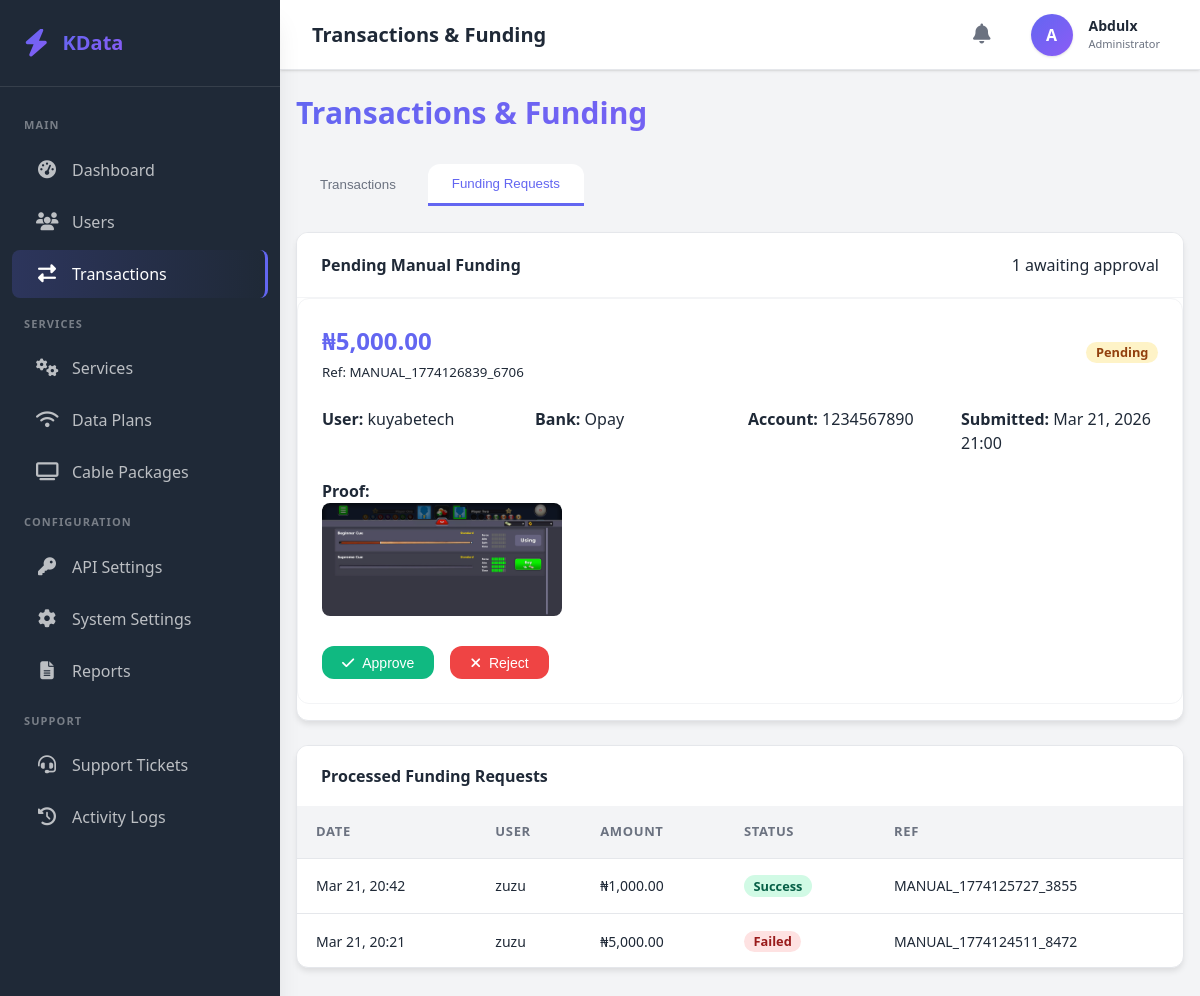
The page /admin/transactions.php?tab=funding (signed in) on the database its author committed.
### tables this page shows
CREATE TABLE `funding_requests` (
  `id` int(11) NOT NULL,
  `user_id` int(11) NOT NULL,
  `wallet_id` int(11) DEFAULT NULL,
  `reference` varchar(100) NOT NULL,
  `amount` decimal(15,2) NOT NULL,
  `fee` decimal(15,2) DEFAULT '0.00',
  `total` decimal(10,2) DEFAULT NULL,
  `currency` varchar(10) DEFAULT 'NGN',
  `payment_method` varchar(50) NOT NULL,
  `payment_gateway` varchar(50) DEFAULT NULL,
  `payment_reference` varchar(100) DEFAULT NULL,
  `gateway_response` text,
  `status` enum('pending','processing','success','failed','cancelled') DEFAULT 'pending',
  `paid_at` datetime DEFAULT NULL,
  `expires_at` datetime DEFAULT NULL,
  `metadata` json DEFAULT NULL,
  `ip_address` varchar(45) DEFAULT NULL,
  `user_agent` text,
  `created_at` timestamp NOT NULL DEFAULT CURRENT_TIMESTAMP,
  `updated_at` timestamp NOT NULL DEFAULT CURRENT_TIMESTAMP ON UPDATE CURRENT_TIMESTAMP,
  `payment_details` text,
  `bank_name` varchar(255) NOT NULL,
  `account_name` varchar(255) NOT NULL,
  `account_number` varchar(50) NOT NULL,
  `deposit_slip` varchar(255) NOT NULL
);

CREATE TABLE `users` (
  `id` int(11) NOT NULL,
  `username` varchar(50) NOT NULL,
  `email` varchar(100) NOT NULL,
  `phone` varchar(15) NOT NULL,
  `password` varchar(255) NOT NULL,
  `first_name` varchar(50) DEFAULT NULL,
  `last_name` varchar(50) DEFAULT NULL,
  `address` text,
  `city` varchar(50) DEFAULT NULL,
  `state` varchar(50) DEFAULT NULL,
  `country` varchar(50) DEFAULT 'Nigeria',
  `wallet_balance` decimal(15,2) DEFAULT '0.00',
  `bonus_balance` decimal(15,2) DEFAULT '0.00',
  `referral_code` varchar(20) DEFAULT NULL,
  `referred_by` int(11) DEFAULT NULL,
  `email_verified` tinyint(1) DEFAULT '0',
  `phone_verified` tinyint(1) DEFAULT '0',
  `email_verified_at` datetime DEFAULT NULL,
  `phone_verified_at` datetime DEFAULT NULL,
  `two_factor_enabled` tinyint(1) DEFAULT '0',
  `two_factor_secret` varchar(255) DEFAULT NULL,
  `two_factor_backup_codes` text,
  `role` enum('user','admin','super_admin') DEFAULT 'user',
  `status` enum('active','suspended','banned','pending') DEFAULT 'pending',
  `last_login` datetime DEFAULT NULL,
  `last_ip` varchar(45) DEFAULT NULL,
  `login_attempts` int(11) DEFAULT '0',
  `locked_until` datetime DEFAULT NULL,
  `avatar` varchar(255) DEFAULT NULL,
  `created_at` timestamp NOT NULL DEFAULT CURRENT_TIMESTAMP,
  `updated_at` timestamp NOT NULL DEFAULT CURRENT_TIMESTAMP ON UPDATE CURRENT_TIMESTAMP,
  `deleted_at` timestamp NULL DEFAULT NULL,
  `reset_token` varchar(255) DEFAULT NULL,
  `reset_expires` datetime DEFAULT NULL
);

### includes/functions.php (called while the page is built, shortened)
<?php
function format_money($amount) {
    return CURRENCY . number_format($amount, 2);
}
?>

### admin/transactions.php (the view, shortened to what this page needs)
<?php
require_once '../includes/functions.php';
$db = db();
try {
    $col_check = $db->query("
        SELECT COUNT(*) as cnt
        FROM INFORMATION_SCHEMA.COLUMNS
        WHERE TABLE_SCHEMA = DATABASE()
          AND TABLE_NAME = 'transactions'
          AND COLUMN_NAME = 'wallet_id'
    ");
    $col_exists = $col_check->fetch_assoc()['cnt'] ?? 0;
    if (!$col_exists) {
        $db->query("ALTER TABLE transactions ADD COLUMN wallet_id INT UNSIGNED NULL AFTER user_id");
        error_log("[AUTO-FIX] Added wallet_id column to transactions");
    } else {
        $null_check = $db->query("
            SELECT IS_NULLABLE
            FROM INFORMATION_SCHEMA.COLUMNS
            WHERE TABLE_SCHEMA = DATABASE()
              AND TABLE_NAME = 'transactions'
              AND COLUMN_NAME = 'wallet_id'
        ");
        $is_nullable = $null_check->fetch_assoc()['IS_NULLABLE'] ?? 'NO';
        if ($is_nullable === 'NO') {
            $db->query("SET FOREIGN_KEY_CHECKS = 0");
            $fk = $db->query("
                SELECT CONSTRAINT_NAME
                FROM INFORMATION_SCHEMA.KEY_COLUMN_USAGE
                WHERE TABLE_SCHEMA = DATABASE()
                  AND TABLE_NAME = 'transactions'
                  AND COLUMN_NAME = 'wallet_id'
                  AND REFERENCED_TABLE_NAME IS NOT NULL
            ")->fetch_assoc();
            if ($fk) {
                $db->query("ALTER TABLE transactions DROP FOREIGN KEY `{$fk['CONSTRAINT_NAME']}`");
            }
            $db->query("ALTER TABLE transactions MODIFY wallet_id INT UNSIGNED NULL");
            try {
                $db->query("
                    ALTER TABLE transactions
                    ADD CONSTRAINT fk_tx_wallet
                    FOREIGN KEY (wallet_id) REFERENCES wallets(id) ON DELETE SET NULL
                ");
            } catch (Exception $e) {
                error_log("FK re-add skipped: " . $e->getMessage());
            }
            $db->query("SET FOREIGN_KEY_CHECKS = 1");
        }
    }
} catch (Exception $e) {
    error_log("wallet_id auto-fix failed: " . $e->getMessage());
}
$tab = $_GET['tab'] ?? 'transactions';
$pendingFunding = [];
try {
    $pendingFunding = $db->query("
        SELECT fr.*, u.username
        FROM funding_requests fr
        JOIN users u ON fr.user_id = u.id
        WHERE fr.status = 'pending'
        ORDER BY fr.created_at DESC
    ")->fetch_all(MYSQLI_ASSOC) ?? [];
} catch (Exception $e) {
    error_log("Pending funding query failed");
}
$fundingHistory = [];
try {
    $fundingHistory = $db->query("
        SELECT fr.*, u.username
        FROM funding_requests fr
        JOIN users u ON fr.user_id = u.id
        WHERE fr.status != 'pending'
        ORDER BY fr.created_at DESC
        LIMIT 50
    ")->fetch_all(MYSQLI_ASSOC) ?? [];
} catch (Exception $e) {
    error_log("Funding history query failed");
}
include 'admin_header.php';
?>
<!DOCTYPE html>
<html lang="en" data-theme="light">
<head>
    <link rel="stylesheet" href="https://cdnjs.cloudflare.com/ajax/libs/font-awesome/6.5.0/css/all.min.css">
</head>
<body>
<div class="container-fluid">
    <div class="content-header">
        <h2>Transactions & Funding</h2>
    </div>
    <div class="tabs">
        <button class="tab <?php echo ($tab === 'transactions') ? 'active' : ''; ?>"
                onclick="location.href='?tab=transactions'">Transactions</button>
        <button class="tab <?php echo ($tab === 'funding') ? 'active' : ''; ?>"
                onclick="location.href='?tab=funding'">Funding Requests</button>
    </div>
    <?php if ($tab === 'funding'): ?>
    <div class="card">
        <div class="card-header">
            <h3>Pending Manual Funding</h3>
            <span><?php echo count($pendingFunding); ?> awaiting approval</span>
        </div>
        <?php if (empty($pendingFunding)): ?>
            <div style="text-align:center; padding:3rem; color:#6b7280;">
                <i class="fas fa-check-circle" style="font-size:3.5rem; opacity:0.4;"></i><br><br>
                <strong>No pending requests</strong>
            </div>
        <?php else: ?>
            <?php foreach ($pendingFunding as $req): ?>
            <div class="funding-card">
                <div style="display:flex; justify-content:space-between; align-items:center; flex-wrap:wrap; gap:1rem;">
                    <div>
                        <div class="funding-amount"><?php echo format_money($req['amount']); ?></div>
                        <small>Ref: <?php echo htmlspecialchars($req['reference']); ?></small>
                    </div>
                    <span class="badge badge-pending">Pending</span>
                </div>
                <div style="margin:1.5rem 0; display:grid; grid-template-columns:repeat(auto-fit,minmax(180px,1fr)); gap:1rem;">
                    <div><strong>User:</strong> <?php echo htmlspecialchars($req['username']); ?></div>
                    <div><strong>Bank:</strong> <?php echo htmlspecialchars($req['bank_name'] ?? '—'); ?></div>
                    <div><strong>Account:</strong> <?php echo htmlspecialchars($req['account_number'] ?? '—'); ?></div>
                    <div><strong>Submitted:</strong> <?php echo date('M d, Y H:i', strtotime($req['created_at'])); ?></div>
                </div>
                <?php if (!empty($req['deposit_slip'])): ?>
                <div style="margin:1rem 0;">
                    <strong>Proof:</strong><br>
                    <img src="<?php echo htmlspecialchars($req['deposit_slip']); ?>"
                         style="max-width:240px; border-radius:8px; cursor:pointer;"
                         onclick="window.open(this.src,'_blank')">
                </div>
                <?php endif; ?>
                <div style="display:flex; gap:1rem; margin-top:1.5rem; flex-wrap:wrap;">
                    <form method="POST" style="display:inline;">
                        <button type="submit" class="btn btn-success">
                            <i class="fas fa-check"></i> Approve
                        </button>
                    </form>
                    <button class="btn btn-danger" onclick="showReject(<?php echo $req['id']; ?>)">
                        <i class="fas fa-times"></i> Reject
                    </button>
                </div>
            </div>
            <?php endforeach; ?>
        <?php endif; ?>
    </div>
    <div class="card">
        <div class="card-header">
            <h3>Processed Funding Requests</h3>
        </div>
        <div class="table-responsive">
            <table class="data-table">
                <thead>
                    <tr>
                        <th>Date</th>
                        <th>User</th>
                        <th>Amount</th>
                        <th>Status</th>
                        <th>Ref</th>
                    </tr>
                </thead>
                <tbody>
                    <?php foreach ($fundingHistory as $f): ?>
                    <tr>
                        <td><?php echo date('M d, H:i', strtotime($f['created_at'])); ?></td>
                        <td><?php echo htmlspecialchars($f['username']); ?></td>
                        <td><?php echo format_money($f['amount']); ?></td>
                        <td><span class="badge badge-<?php echo $f['status']; ?>">
                            <?php echo ucfirst($f['status']); ?>
                        </span></td>
                        <td><?php echo htmlspecialchars($f['reference']); ?></td>
                    </tr>
                    <?php endforeach; ?>
                </tbody>
            </table>
        </div>
    </div>
    <?php endif; ?>
</div>
<?php include 'admin_footer.php'; ?>
</body>
</html>

### rows shown on the page
funding_requests: amount "₦5,000.00", reference "MANUAL_1774126839_6706", user.username "kuyabetech", bank_name "Opay", account_number "1234567890", created_at "Mar 21, 2026 21:00", deposit_slip (picture)
funding_requests: created_at "Mar 21, 20:42", user.username "zuzu", amount "₦1,000.00", status "Success", reference "MANUAL_1774125727_3855"
funding_requests: created_at "Mar 21, 20:21", user.username "zuzu", amount "₦5,000.00", status "Failed", reference "MANUAL_1774124511_8472"

### other values the page prints
$pageTitle "Transactions & Funding"
$adminInitial "A"
$adminUsername "Abdulx"
count($pendingFunding) "1"
